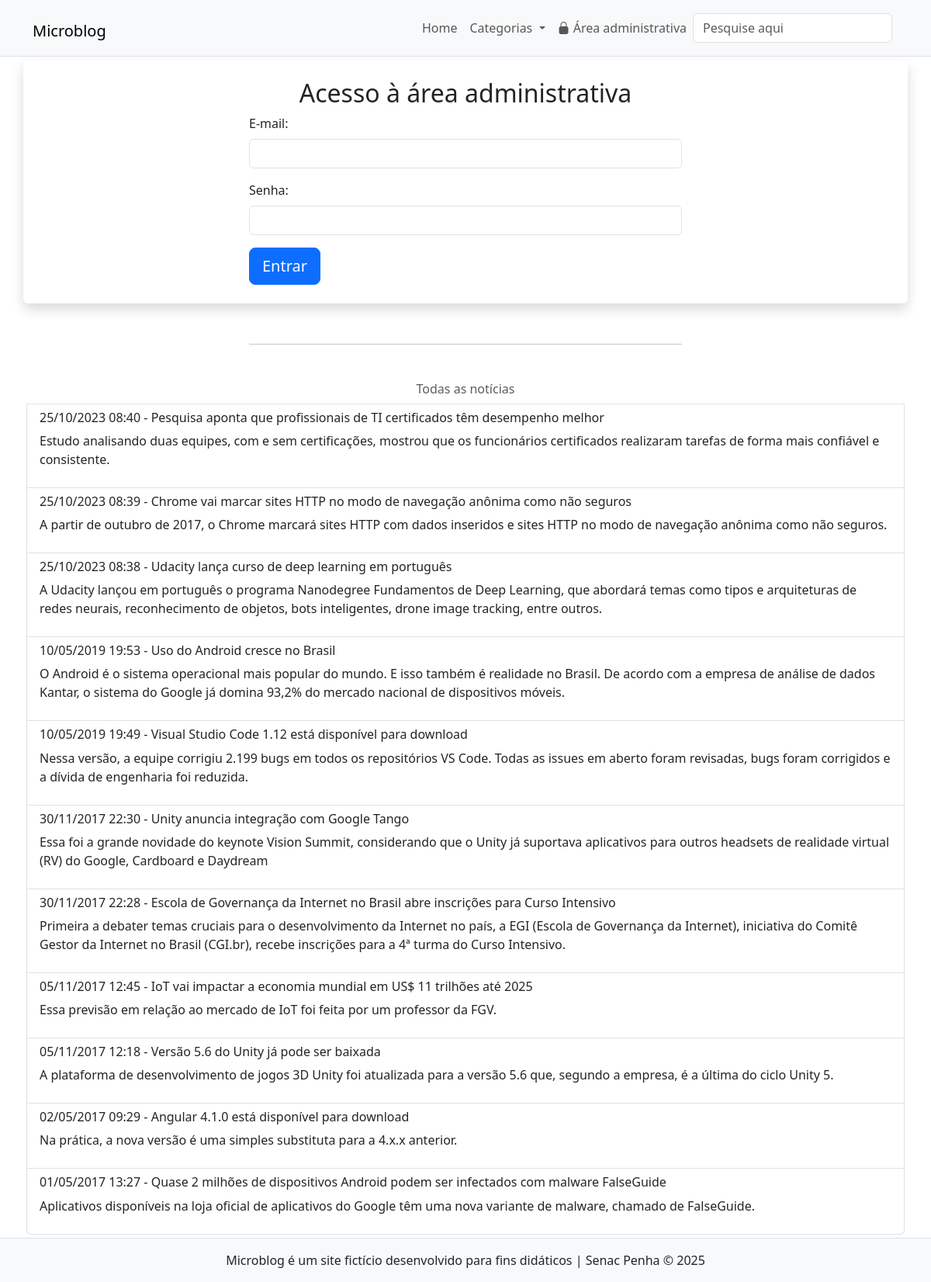
The page /login.php on the database its author committed.
### tables this page shows
CREATE TABLE `noticias` (
  `id` int(11) NOT NULL,
  `data` datetime NOT NULL DEFAULT current_timestamp(),
  `titulo` varchar(150) NOT NULL,
  `texto` text NOT NULL,
  `resumo` varchar(500) NOT NULL,
  `imagem` varchar(60) NOT NULL,
  `destaque` enum('sim','nao') NOT NULL,
  `usuario_id` int(11) DEFAULT NULL,
  `categoria_id` int(11) DEFAULT NULL
);

### src/Database/ConexaoBD.php (called while the page is built, shortened)
<?php
abstract class ConexaoBD
{
    private static PDO $conexao;
    private static string $servidor = "localhost";
    private static string $usuario = "root";
    private static string $senha = "";
    private static string $banco = "microblog_alana";
    public static function getConexao(): PDO
    {
        if (!isset(self::$conexao)) {
            try {
                self::$conexao = new PDO(
                    "mysql:host=" . self::$servidor . ";dbname=" . self::$banco . ";charset=utf8",
                    self::$usuario,
                    self::$senha
                );
                self::$conexao->setAttribute(PDO::ATTR_ERRMODE, PDO::ERRMODE_EXCEPTION);
            } catch (Throwable $e) {
                Utils::registrarLog($e);
                throw new Exception("Erro ao conectar ao banco de dados. Contate o suporte.");
            }
        }
        return self::$conexao;
    }
}

### src/Services/NoticiaServico.php (called while the page is built, shortened)
<?php
class NoticiaServico
{
    private PDO $conexao;
    public function __construct()
    {
        $this->conexao = ConexaoBD::getConexao();
    }
    public function listarParaPublico(): array
    {
        $sql = "SELECT id, data, titulo, resumo FROM noticias ORDER BY data DESC";
        try {
            $consulta = $this->conexao->prepare($sql);
            $consulta->execute();
            return $consulta->fetchAll(PDO::FETCH_ASSOC);
        } catch (Throwable $erro) {
            Utils::registrarLog($erro);
            throw new Exception("Erro ao carregar notícias.");
        }
    }
}

### src/Helpers/Utils.php (called while the page is built, shortened)
<?php
final class Utils
{
    public static function formataData(string $data): string
    {
        return date("d/m/Y H:i", strtotime($data));
    }
}

### includes/todas.php (the view, shortened to what this page needs)
<?php
$noticiaServico = new NoticiaServico();
$todasAsNoticias = $noticiaServico->listarParaPublico();
?>
<hr class="my-5 w-50 mx-auto">
        <div class="row my-1">
            <div class="col-12 px-md-1">
                <div class="list-group">
                    <h2 class="fs-6 text-center text-muted">Todas as notícias</h2>
            <?php foreach($todasAsNoticias as $itemNoticia) { ?>
                    <a href="noticia.php?id=<?=$itemNoticia['id']?>"
                     class="list-group-item list-group-item-action">
                         <h3 class="fs-6">
                            <time>
                                <?=Utils::formataData($itemNoticia['data'])?>
                            </time>
                            - <?=$itemNoticia['titulo']?></h3>
                        <p><?=$itemNoticia['resumo']?></p>
                    </a>
            <?php } ?>
                </div>
            </div>
        </div>

### rows shown on the page
noticias: data "25/10/2023 08:40", titulo "Pesquisa aponta que profissionais de TI certificados têm desempenho melhor", resumo "Estudo analisando duas equipes, com e sem certificações, mostrou que os funcionários certificados realizaram tarefas de forma mais confiável e consistente."
noticias: data "25/10/2023 08:39", titulo "Chrome vai marcar sites HTTP no modo de navegação anônima como não seguros", resumo "A partir de outubro de 2017, o Chrome marcará sites HTTP com dados inseridos e sites HTTP no modo de navegação anônima como não seguros."
noticias: data "25/10/2023 08:38", titulo "Udacity lança curso de deep learning em português", resumo "A Udacity lançou em português o programa Nanodegree Fundamentos de Deep Learning, que abordará temas como tipos e arquiteturas de redes neurais, reconhecimento de objetos, bots inteligentes, drone image tracking, entre outros."
noticias: data "10/05/2019 19:53", titulo "Uso do Android cresce no Brasil", resumo "O Android é o sistema operacional mais popular do mundo. E isso também é realidade no Brasil. De acordo com a empresa de análise de dados Kantar, o sistema do Google já domina 93,2% do mercado nacional de dispositivos móveis."
noticias: data "10/05/2019 19:49", titulo "Visual Studio Code 1.12 está disponível para download", resumo "Nessa versão, a equipe corrigiu 2.199 bugs em todos os repositórios VS Code. Todas as issues em aberto foram revisadas, bugs foram corrigidos e a dívida de engenharia foi reduzida."
noticias: data "30/11/2017 22:30", titulo "Unity anuncia integração com Google Tango", resumo "Essa foi a grande novidade do keynote Vision Summit, considerando que o Unity já suportava aplicativos para outros headsets de realidade virtual (RV) do Google, Cardboard e Daydream"
noticias: data "30/11/2017 22:28", titulo "Escola de Governança da Internet no Brasil abre inscrições para Curso Intensivo", resumo "Primeira a debater temas cruciais para o desenvolvimento da Internet no país, a EGI (Escola de Governança da Internet), iniciativa do Comitê Gestor da Internet no Brasil (CGI.br), recebe inscrições para a 4ª turma do Curso Intensivo."
noticias: data "05/11/2017 12:45", titulo "IoT vai impactar a economia mundial em US$ 11 trilhões até 2025", resumo "Essa previsão em relação ao mercado de IoT foi feita por um professor da FGV."
noticias: data "05/11/2017 12:18", titulo "Versão 5.6 do Unity já pode ser baixada", resumo "A plataforma de desenvolvimento de jogos 3D Unity foi atualizada para a versão 5.6 que, segundo a empresa, é a última do ciclo Unity 5."
noticias: data "02/05/2017 09:29", titulo "Angular 4.1.0 está disponível para download", resumo "Na prática, a nova versão é uma simples substituta para a 4.x.x anterior."
noticias: data "01/05/2017 13:27", titulo "Quase 2 milhões de dispositivos Android podem ser infectados com malware FalseGuide", resumo "Aplicativos disponíveis na loja oficial de aplicativos do Google têm uma nova variante de malware, chamado de FalseGuide."
